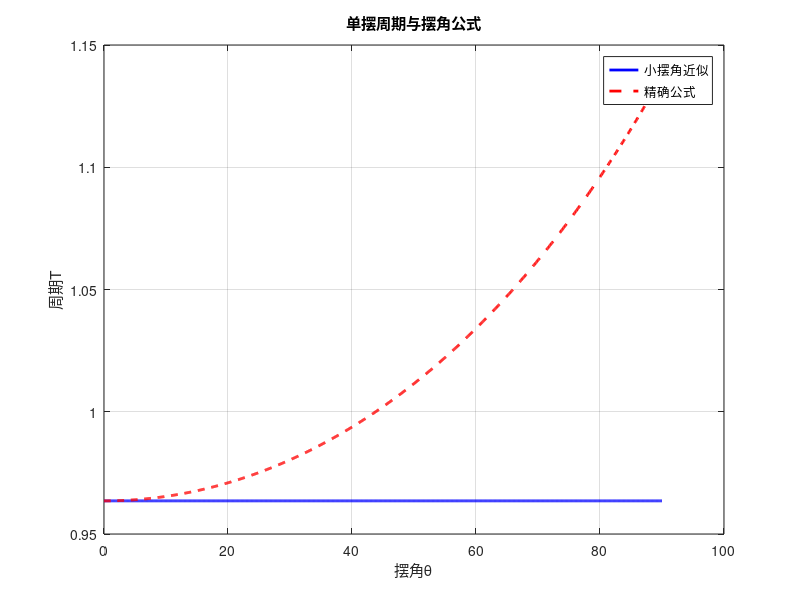
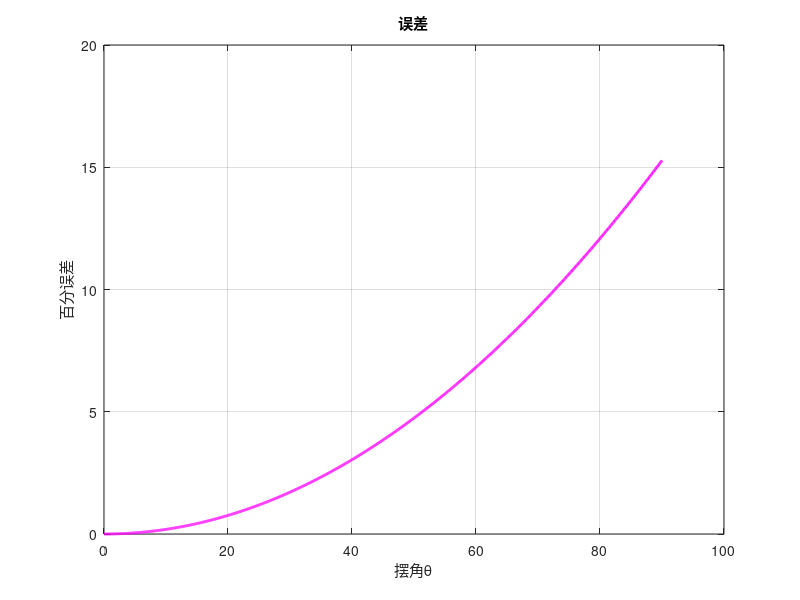

Write MATLAB code to recreate these figures, in order.
clear
clc
L=0.23;
g=9.78;
%Define pendulum length and gravitational acceleration
theta_degrees=linspace(0,90,1000);
%Define the angle
theta_radians=deg2rad(theta_degrees);
%Convert angles to radians

T_approx=2*pi*sqrt(L/g)*ones(size(theta_radians));
%Calculate small-angle approximations

K=ellipke(sin(theta_radians/2).^2);
T_exact=4*sqrt(L/g).*K(1,:);
%Calculate the exact formula

plot(theta_degrees,T_approx,'b-','LineWidth',2);
hold on
plot(theta_degrees,T_exact,'r--','LineWidth',2);
xlabel('摆角θ');
ylabel('周期T');
title('单摆周期与摆角公式');
legend('小摆角近似','精确公式');
grid on

error=abs(T_approx-T_exact)./T_exact*100;
figure
plot(theta_degrees,error,'m-','LineWidth',2);
xlabel('摆角θ');
ylabel('百分误差');
title('误差');
grid on